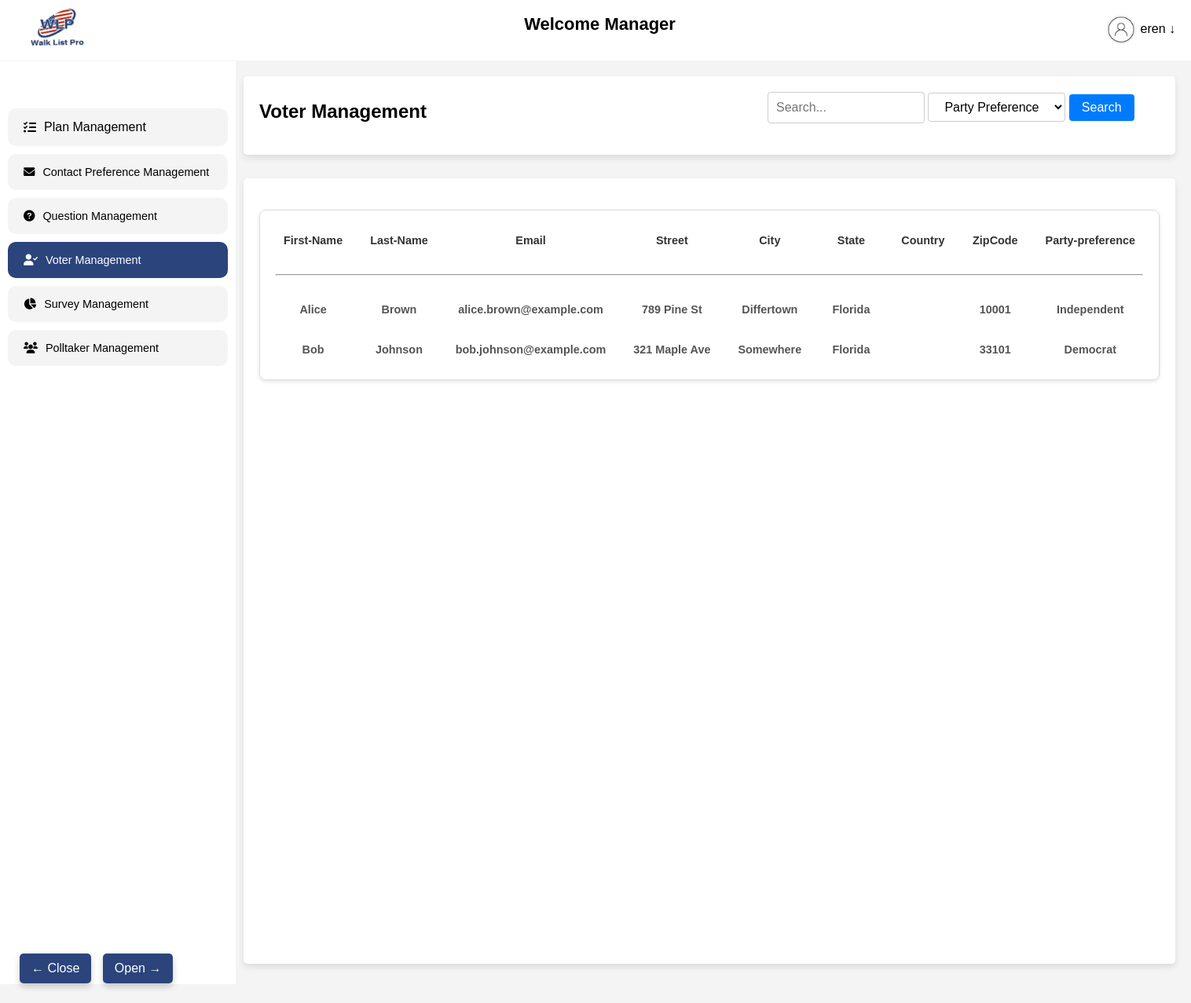
Screenshot of /accessed-contacts/ (signed in) with the database file from the repository.
### walkapp/models.py (models this page shows, shortened)
class UserContactAccess(models.Model):
    user = models.ForeignKey(User, on_delete=models.CASCADE)
    person = models.ForeignKey(PersonData, on_delete=models.CASCADE)
    accessed_at = models.DateTimeField(auto_now_add=True)

class PersonData(models.Model):
    PARTY_CHOICES = [
        ('Democrat', 'Democrat'),
        ('Republican', 'Republican'),
        ('Independent', 'Independent'),
    ]
    first_name = models.CharField(max_length=50)
    last_name = models.CharField(max_length=50)
    email = models.EmailField()
    street = models.CharField(max_length=100)
    city = models.CharField(max_length=50)
    state = models.CharField(max_length=50)
    country = models.CharField(max_length=50)
    zip_code = models.CharField(max_length=10)
    party_preference = models.CharField(max_length=20, choices=PARTY_CHOICES)

### walkapp/views.py (the view)
# urls.py: path('accessed-contacts/', accessed_contacts, name='accessed_contacts'),
def accessed_contacts(request):
    if request.user.is_authenticated:
        search_query = request.GET.get('search', '')
        party_preference = request.GET.get('party_preference', '')
        contacts = UserContactAccess.objects.filter(user=request.user).select_related('person')
        if search_query:
            contacts = contacts.filter(person__first_name__icontains=search_query)
        if party_preference:
            contacts = contacts.filter(person__party_preference__icontains=party_preference)
    else:
        contacts = []
    username = request.user.username if request.user.is_authenticated else None
    return render(request, 'user/accessed_contacts.html', {'contacts': contacts, 'username': username})

### template/user/accessed_contacts.html (shortened to what this page needs)
{% extends 'base.html' %}
{% load static %}
{% block content %}
    <link rel="stylesheet" href="https://cdnjs.cloudflare.com/ajax/libs/font-awesome/6.0.0-beta3/css/all.min.css">
</head>
<body>
    <div style="position: fixed; bottom: 20px; left: 20px; z-index: 9999;">
        <button class="toggle-btns" onclick="closeNav()" style="
            margin: 5px;
            background-color: rgb(43, 68, 124);
            color: white;
            border: none;
            border-radius: 5px;
            padding: 10px 15px;
            font-size: 16px;
            cursor: pointer;
            box-shadow: 0 4px 8px rgba(0, 0, 0, 0.2);
            transition: background-color 0.3s, transform 0.3s;">
            &#8592; Close
        </button>
        <button class="toggle-btns" onclick="openNav()" style="
            margin: 5px;
            background-color: rgb(43, 68, 124);
            color: white;
            border: none;
            border-radius: 5px;
            padding: 10px 15px;
            font-size: 16px;
            cursor: pointer;
            box-shadow: 0 4px 8px rgba(0, 0, 0, 0.2);
            transition: background-color 0.3s, transform 0.3s;">
            Open &#8594;
        </button>
        </div>
    <div style="display: flex;">
        <div id="mySidebar" class="sidebar">
            <div class="sidebar-item active" style="background-color: #f5f4f4; color: rgb(0, 0, 0);" onclick="location.href='{% url 'home' %}'">
                <i class="fas fa-tasks"></i> Plan Management
            </div>
            <div class="sidebar-item" style="background-color:#f5f4f4; font-size: 0.9rem; font-weight: 200;" onclick="location.href='{% url 'search_person_data' %}'">
                <i class="fas fa-envelope"></i> Contact Preference Management
            </div>
            <div class="sidebar-item" style="background-color:#f5f4f4; font-size: 0.9rem; font-weight: 200;" onclick="location.href='{% url 'view_questions' %}'">
                <i class="fas fa-question-circle"></i> Question Management
            </div>
            <div class="sidebar-item" style="background-color: rgb(43, 68, 124); color: white;  font-size: 0.9rem; font-weight: 200;" onclick="location.href='{% url 'accessed_contacts' %}'">
                <i class="fas fa-user-check"></i> Voter Management
            </div>
            <div class="sidebar-item" style="background-color:#f5f4f4; font-size: 0.9rem; font-weight: 200;" onclick="location.href='{% url 'survey_work' %}'">
                <i class="fas fa-chart-pie"></i> Survey Management
            </div>
            <div class="sidebar-item" style="background-color:#f5f4f4; font-size: 0.9rem; font-weight: 200;" onclick="location.href='{% url 'add_poltaker' %}'">
                <i class="fas fa-users"></i> Polltaker Management
            </div>
        </div>
        <div id="main" >
        </div>
        <div class="main-content">
            <div class="plan-details" style="margin-bottom: 30px; height: 100px;">
                <div class="custom-search-bar">
                    <label class="custom-label-title" >Voter Management</label>
                    <form method="get">
                        <input type="text" name="search" placeholder="Search..." class="custom-search-box" value="{{ request.GET.search }}">
                        <div class="custom-dropdown">
                            <select name="party_preference" class="custom-dropbtn">
                                <option value="">Party Preference</option>
                            </select>
                        </div>
                        <button type="submit" class="custom-search-button">Search</button>
                    </form>
                </div>
            </div>
            <div class="plan-details" style="margin-bottom: 30px; height: 1000px;">
                <div class="user-info-container">
                    <div class="user-info-header">
                        <div class="header-item">First-Name</div>
                        <div class="header-item">Last-Name</div>
                        <div class="header-item">Email</div>
                        <div class="header-item">Street</div>
                        <div class="header-item">City</div>
                        <div class="header-item">State</div>
                        <div class="header-item">Country</div>
                        <div class="header-item">ZipCode</div>
                        <div class="header-item">Party-preference</div>
                    </div>
                    <hr style="grid-column: 1 / -1; margin: 10px 0;">
                    {% if contacts %}
                        {% for access in contacts %}
                            <div class="user-info-data">
                                <div class="data-item">{{ access.person.first_name }}</div>
                                <div class="data-item">{{ access.person.last_name }}</div>
                                <div class="data-item">{{ access.person.email }}</div>
                                <div class="data-item">{{ access.person.street }}</div>
                                <div class="data-item">{{ access.person.city }}</div>
                                <div class="data-item">{{ access.person.state }}</div>
                                <div class="data-item">{{ access.person.Country }}</div>
                                <div class="data-item">{{ access.person.zip_code }}</div>
                                <div class="data-item">{{ access.person.party_preference }}</div>
                            </div>
                        {% endfor %}
                    {% else %}
                        <p>No contacts found matching your search criteria.</p>
                    {% endif %}
                </div>
            </div>
        </div>
    </div>
<link rel="stylesheet" href="{% static 'css/accessed.css' %}">
   {% endblock %}

### template/base.html (shortened to what this page needs)
<!DOCTYPE html>
{% load static %}
<html lang="en">
<head>
    <link rel="stylesheet" href="{% static 'css/styles.css' %}">
</head>
<body>
     <nav class="navbar">
        <div class="navbar-logo">
            <img src="{% static 'img/logo.png' %}" alt="Logo" onclick="window.location.href='{% url 'home' %}'">
        </div>
        <div class="navbar-welcome">
            <h2>Welcome Manager</h2>
        </div>
        <div class="navbar-user">
            <img onclick="toggleDropdown()" src="{% static 'img/logo2.png' %}" alt="User Icon" class="user-icon" style="margin-top: 0px; vertical-align: middle; width: 40px; height: 40px;">
            <span class="user-name" onclick="toggleDropdown()">{{ username }} ↓</span>
        </div>
    </nav>
    {% block content %}{% endblock %}
</body>
</html>

### static/css/styles.css (style rules this page uses)
* { margin: 0; padding: 0; box-sizing: border-box; font-family: Arial, sans-serif; }
.navbar { position: sticky; top: 0; z-index: 1000; }
body { background-color: #f4f4f9; }
.navbar { display: flex; align-items: center; justify-content: space-between; background-color: #ffffff; padding: 10px 20px; color: #fff; }
.navbar-logo img { width: 100px; }
.navbar-welcome h2 { font-size: 22px; color: #000000; font-weight: bold; }
.navbar-user { position: relative; cursor: pointer; }
.user-name { font-size: 16px; color: #000000; }
.main-content { flex: 1; padding: 20px; }
.plan-details { background-color: #ffffff; border-radius: 5px; padding: 20px; box-shadow: 0px 4px 8px rgba(0, 0, 0, 0.1); }

### static/css/accessed.css (style rules this page uses)
.custom-label-title { margin-right: 37%; }

### template/base.html (style rules this page uses)
body { background-color: #f5f4f4; }

### template/user/accessed_contacts.html (style rules this page uses)
.sidebar { height: 92%; width: 300px; position: fixed; z-index: 1; top: 78px; left: 0; background-color: #ffffff; overflow-x: hidden; padding-top: 60px; transition: 0.5s; }
#main { transition: margin-left .5s; padding: 20px; margin-left: 250px; }
.sidebar-item { padding: 15px 20px; color: rgb(0, 0, 0); display: flex; align-items: center; cursor: pointer; transition: background 0.3s; margin-left: 10px; margin-right: 10px; border-radius: 10px; margin-bottom: 10px; }
.sidebar-item.active { background-color: rgb(43, 68, 124); color: white; }
.sidebar-item i { margin-right: 10px; }
.user-info-container { width: 100%; border: 1px solid #ddd; border-radius: 8px; box-shadow: 0 2px 5px rgba(0, 0, 0, 0.1); margin: 20px 0; padding: 20px; }
.user-info-header, .user-info-data { display: grid; grid-template-columns: repeat(9, 1fr); gap: 10px; }
.header-item { font-weight: bold; color: #333; text-align: center; white-space: nowrap; }
.data-item { text-align: center; color: #555; white-space: nowrap; }
.data-item { text-align: center; color: #555; white-space: nowrap; display: flex; align-items: center; justify-content: center; }
body { background-color: #f5f4f4; }
h2 { color: #555; margin-bottom: 15px; }
form { display: flex; flex-direction: column; }
input[type="text"] { padding: 10px; margin-bottom: 10px; border: 1px solid #ccc; border-radius: 4px; font-size: 16px; }
button { padding: 10px; background-color: #007BFF; color: white; border: none; border-radius: 4px; cursor: pointer; font-size: 16px; }
.plan-details { margin-bottom: 30px; height: 1000px; }
.user-info-container { display: grid; grid-template-columns: repeat(9, 1fr); gap: 15px; }
.user-info-header { display: contents; }
.user-info-data { display: contents; }
.header-item, .data-item { text-align: center; padding: 10px; font-weight: bold; }
.header-item { font-weight: bold; }
.data-item { background-color: #ffffff; }
.custom-search-bar { display: flex; align-items: center; gap: 10px; }
.custom-label-title { font-size: 1.5rem; margin-right: 24%; font-weight: bold; }
.custom-search-box { padding: 8px 12px; font-size: 1rem; border: 1px solid #ccc; border-radius: 4px; width: 200px; }
.custom-search-button { padding: 8px 16px; font-size: 1rem; cursor: pointer; border: none; background-color: #007BFF; color: white; border-radius: 4px; transition: background-color 0.3s; margin-top: -10px; }
.custom-dropdown { position: relative; display: inline-block; }
.custom-dropbtn { padding: 8px 16px; font-size: 1rem; cursor: pointer; border: 1px solid #ccc; background-color: #fff; border-radius: 4px; transition: background-color 0.3s; color: black; }
.custom-dropdown { position: relative; display: inline-block; margin-top: -10px; }
.user-info-container { font-size: 0.9rem; }
form { display: block; }

### rows the page displays
UserContactAccess: person.first_name "Alice", person.last_name "Brown", person.email "alice.brown@example.com", person.street "789 Pine St", person.city "Differtown", person.state "Florida", person.zip_code "10001", person.party_preference "Independent"
UserContactAccess: person.first_name "Bob", person.last_name "Johnson", person.email "bob.johnson@example.com", person.street "321 Maple Ave", person.city "Somewhere", person.state "Florida", person.zip_code "33101", person.party_preference "Democrat"

### other values shown
{{ username }} "eren"
